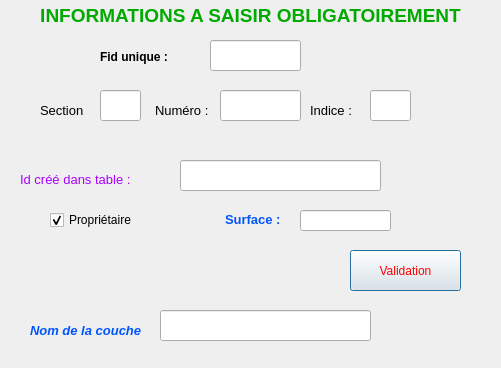
<?xml version="1.0" encoding="UTF-8"?>
<ui version="4.0">
 <class>createPolygonDialog</class>
 <widget class="QDialog" name="createPolygonDialog">
  <property name="geometry">
   <rect>
    <x>0</x>
    <y>0</y>
    <width>501</width>
    <height>368</height>
   </rect>
  </property>
  <property name="windowTitle">
   <string>Dialog</string>
  </property>
  <widget class="QCheckBox" name="checkBoxProp">
   <property name="geometry">
    <rect>
     <x>50</x>
     <y>210</y>
     <width>111</width>
     <height>20</height>
    </rect>
   </property>
   <property name="toolTip">
    <string>&lt;html&gt;&lt;head/&gt;&lt;body&gt;&lt;p&gt;case à cocher indiquer que vous êtes propriétaire de la parcelle (coché par défaut)&lt;/p&gt;&lt;/body&gt;&lt;/html&gt;</string>
   </property>
   <property name="text">
    <string>Propriétaire</string>
   </property>
   <property name="checked">
    <bool>true</bool>
   </property>
  </widget>
  <widget class="QLineEdit" name="lineSection">
   <property name="geometry">
    <rect>
     <x>100</x>
     <y>90</y>
     <width>41</width>
     <height>31</height>
    </rect>
   </property>
   <property name="styleSheet">
    <string notr="true">font: bold 12pt &quot;Garamond&quot;;</string>
   </property>
   <property name="alignment">
    <set>Qt::AlignCenter</set>
   </property>
  </widget>
  <widget class="QLineEdit" name="lineNumero">
   <property name="geometry">
    <rect>
     <x>220</x>
     <y>90</y>
     <width>81</width>
     <height>31</height>
    </rect>
   </property>
   <property name="styleSheet">
    <string notr="true">font: bold 12pt &quot;Garamond&quot;;</string>
   </property>
   <property name="alignment">
    <set>Qt::AlignCenter</set>
   </property>
  </widget>
  <widget class="QLineEdit" name="lineId">
   <property name="geometry">
    <rect>
     <x>180</x>
     <y>160</y>
     <width>201</width>
     <height>31</height>
    </rect>
   </property>
   <property name="toolTip">
    <string>&lt;html&gt;&lt;head/&gt;&lt;body&gt;&lt;p&gt;id créé dans la table&lt;/p&gt;&lt;/body&gt;&lt;/html&gt;</string>
   </property>
   <property name="whatsThis">
    <string>&lt;html&gt;&lt;head/&gt;&lt;body&gt;&lt;p&gt;Ce champ créé automatiquement dans la table est celui qui est utilisé comme référence (en plus du champ fid automatiquement créé)&lt;/p&gt;&lt;/body&gt;&lt;/html&gt;</string>
   </property>
   <property name="styleSheet">
    <string notr="true">font: bold 12pt &quot;Garamond&quot;;</string>
   </property>
   <property name="alignment">
    <set>Qt::AlignCenter</set>
   </property>
  </widget>
  <widget class="QLineEdit" name="lineSurface">
   <property name="geometry">
    <rect>
     <x>300</x>
     <y>210</y>
     <width>91</width>
     <height>21</height>
    </rect>
   </property>
   <property name="styleSheet">
    <string notr="true">font: 63 italic bold 11pt &quot;Adobe Garamond Pro&quot;;color: rgb(85, 85, 255)</string>
   </property>
   <property name="alignment">
    <set>Qt::AlignCenter</set>
   </property>
  </widget>
  <widget class="QLineEdit" name="lineLayerName">
   <property name="geometry">
    <rect>
     <x>160</x>
     <y>310</y>
     <width>211</width>
     <height>31</height>
    </rect>
   </property>
   <property name="toolTip">
    <string>&lt;html&gt;&lt;head/&gt;&lt;body&gt;&lt;p&gt;Nom couche active&lt;/p&gt;&lt;/body&gt;&lt;/html&gt;</string>
   </property>
   <property name="styleSheet">
    <string notr="true">font: italic bold 12pt &quot;Garamond&quot;;color: rgb(0, 85, 255)</string>
   </property>
   <property name="alignment">
    <set>Qt::AlignCenter</set>
   </property>
  </widget>
  <widget class="QLabel" name="label">
   <property name="geometry">
    <rect>
     <x>40</x>
     <y>100</y>
     <width>56</width>
     <height>21</height>
    </rect>
   </property>
   <property name="text">
    <string>&lt;html&gt;&lt;head/&gt;&lt;body&gt;&lt;p&gt;&lt;span style=&quot; font-size:10pt;&quot;&gt;Section&lt;/span&gt;&lt;/p&gt;&lt;/body&gt;&lt;/html&gt;</string>
   </property>
  </widget>
  <widget class="QLabel" name="label_2">
   <property name="geometry">
    <rect>
     <x>155</x>
     <y>100</y>
     <width>61</width>
     <height>21</height>
    </rect>
   </property>
   <property name="text">
    <string>&lt;html&gt;&lt;head/&gt;&lt;body&gt;&lt;p&gt;&lt;span style=&quot; font-size:10pt;&quot;&gt;Numéro :&lt;/span&gt;&lt;/p&gt;&lt;/body&gt;&lt;/html&gt;</string>
   </property>
  </widget>
  <widget class="QLabel" name="label_3">
   <property name="geometry">
    <rect>
     <x>225</x>
     <y>210</y>
     <width>71</width>
     <height>20</height>
    </rect>
   </property>
   <property name="text">
    <string>&lt;html&gt;&lt;head/&gt;&lt;body&gt;&lt;p&gt;&lt;span style=&quot; font-size:10pt; font-weight:600; color:#0055ff;&quot;&gt;Surface : &lt;/span&gt;&lt;/p&gt;&lt;/body&gt;&lt;/html&gt;</string>
   </property>
  </widget>
  <widget class="QLabel" name="label_4">
   <property name="geometry">
    <rect>
     <x>310</x>
     <y>100</y>
     <width>56</width>
     <height>21</height>
    </rect>
   </property>
   <property name="text">
    <string>&lt;html&gt;&lt;head/&gt;&lt;body&gt;&lt;p&gt;&lt;span style=&quot; font-size:10pt;&quot;&gt;Indice :&lt;/span&gt;&lt;/p&gt;&lt;/body&gt;&lt;/html&gt;</string>
   </property>
  </widget>
  <widget class="QLineEdit" name="lineIndice">
   <property name="geometry">
    <rect>
     <x>370</x>
     <y>90</y>
     <width>41</width>
     <height>31</height>
    </rect>
   </property>
   <property name="toolTip">
    <string>&lt;html&gt;&lt;head/&gt;&lt;body&gt;&lt;p&gt;Indice doit être de type a,b,c,d&lt;/p&gt;&lt;/body&gt;&lt;/html&gt;</string>
   </property>
   <property name="styleSheet">
    <string notr="true">font: bold 12pt &quot;Garamond&quot;;</string>
   </property>
   <property name="alignment">
    <set>Qt::AlignCenter</set>
   </property>
  </widget>
  <widget class="QPushButton" name="btnValidatePol">
   <property name="geometry">
    <rect>
     <x>350</x>
     <y>250</y>
     <width>111</width>
     <height>41</height>
    </rect>
   </property>
   <property name="styleSheet">
    <string notr="true">font: 75 13pt &quot;Adobe Garamond Pro Bold&quot;;color : red</string>
   </property>
   <property name="text">
    <string>Validation</string>
   </property>
  </widget>
  <widget class="QLabel" name="label_5">
   <property name="geometry">
    <rect>
     <x>20</x>
     <y>170</y>
     <width>151</width>
     <height>20</height>
    </rect>
   </property>
   <property name="text">
    <string>&lt;html&gt;&lt;head/&gt;&lt;body&gt;&lt;p&gt;&lt;span style=&quot; font-size:10pt; color:#aa00ff;&quot;&gt;Id créé dans table :&lt;/span&gt;&lt;/p&gt;&lt;/body&gt;&lt;/html&gt;</string>
   </property>
  </widget>
  <widget class="QLabel" name="label_6">
   <property name="geometry">
    <rect>
     <x>20</x>
     <y>0</y>
     <width>461</width>
     <height>31</height>
    </rect>
   </property>
   <property name="styleSheet">
    <string notr="true">font: 75 16pt &quot;Garamond&quot;;color:rgb(0, 170, 0)</string>
   </property>
   <property name="text">
    <string>&lt;html&gt;&lt;head/&gt;&lt;body&gt;&lt;p&gt;&lt;span style=&quot; font-size:14pt; font-weight:600;&quot;&gt;INFORMATIONS A SAISIR OBLIGATOIREMENT&lt;/span&gt;&lt;/p&gt;&lt;/body&gt;&lt;/html&gt;</string>
   </property>
   <property name="alignment">
    <set>Qt::AlignCenter</set>
   </property>
  </widget>
  <widget class="QLabel" name="label_7">
   <property name="geometry">
    <rect>
     <x>100</x>
     <y>50</y>
     <width>91</width>
     <height>21</height>
    </rect>
   </property>
   <property name="text">
    <string>&lt;html&gt;&lt;head/&gt;&lt;body&gt;&lt;p&gt;&lt;span style=&quot; font-size:9pt; font-weight:600;&quot;&gt;Fid unique :&lt;/span&gt;&lt;/p&gt;&lt;/body&gt;&lt;/html&gt;</string>
   </property>
   <property name="alignment">
    <set>Qt::AlignLeading|Qt::AlignLeft|Qt::AlignTop</set>
   </property>
  </widget>
  <widget class="QLineEdit" name="lineFid">
   <property name="geometry">
    <rect>
     <x>210</x>
     <y>40</y>
     <width>91</width>
     <height>31</height>
    </rect>
   </property>
   <property name="toolTip">
    <string>&lt;html&gt;&lt;head/&gt;&lt;body&gt;&lt;p&gt;Champ unique créé automatiquement&lt;/p&gt;&lt;/body&gt;&lt;/html&gt;</string>
   </property>
   <property name="styleSheet">
    <string notr="true">color : rgb(255, 0, 0); font:bold 14pt &quot;Garamond&quot;;</string>
   </property>
   <property name="alignment">
    <set>Qt::AlignCenter</set>
   </property>
  </widget>
  <widget class="QLabel" name="label_8">
   <property name="geometry">
    <rect>
     <x>30</x>
     <y>320</y>
     <width>121</width>
     <height>21</height>
    </rect>
   </property>
   <property name="text">
    <string>&lt;html&gt;&lt;head/&gt;&lt;body&gt;&lt;p&gt;&lt;span style=&quot; font-size:10pt; font-weight:600; font-style:italic; color:#0055ff;&quot;&gt;Nom de la couche&lt;/span&gt;&lt;/p&gt;&lt;/body&gt;&lt;/html&gt;</string>
   </property>
  </widget>
 </widget>
 <resources/>
 <connections/>
</ui>
